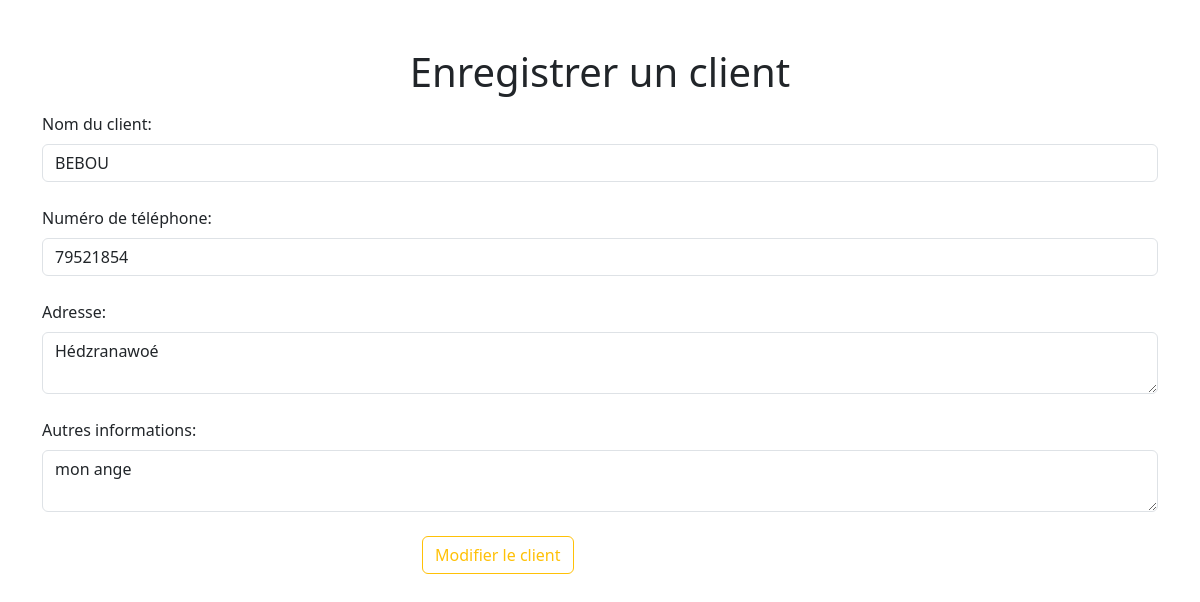
/modifier_client.php?id=1, run on the app's committed database.
### tables this page shows
CREATE TABLE IF NOT EXISTS `client` (
  `id_client` int(11) NOT NULL AUTO_INCREMENT,
  `nom_client` varchar(255) DEFAULT NULL,
  `numero_telephone` varchar(20) DEFAULT NULL,
  `adresse` text,
  `autres_informations` text,
  `visible` tinyint(1) NOT NULL DEFAULT '1',
  PRIMARY KEY (`id_client`)
);

### modifier_client.php (the view, shortened to what this page needs)
<?php
if (isset($_GET['id']) && !empty($_GET['id'])) {
    $id_client = $_GET['id'];
    $dns = 'mysql:host=localhost;dbname=db_restau';
    $utilisateur = 'root';
    $motDePasse = '';
    $options = array(
        PDO::ATTR_ERRMODE => PDO::ERRMODE_EXCEPTION,
        PDO::MYSQL_ATTR_INIT_COMMAND => "SET NAMES utf8"
      );
    try {
        $bdd = new PDO($dns, $utilisateur, $motDePasse, $options);
        $sql = "SELECT * FROM client WHERE id_client = :id";
        $stmt = $bdd->prepare($sql);
        $stmt->bindParam(':id', $id_client);
        $stmt->execute();
        $client = $stmt->fetch(PDO::FETCH_ASSOC);
?>
        <!DOCTYPE html>
        <html lang="fr">
        <head>
            <link rel="stylesheet" href="assets/css/bootstrap.min.css">
            <link rel="stylesheet" href="assets/js/bootstrap.min.js">
            <link rel="stylesheet" href="clients.css">
        </head>
        <body>
            <div class="container">
                <div class="row">
                    <div class="col-12">
                        <h1 class="text-center mt-5 mb-3">Enregistrer un client</h1>
                    </div>
                </div>
                <form action="traitement_modifier_client.php" method="POST">
                    <div>
                        <div>
                            <label for="nom_client" class="form-label">Nom du client:</label><br>
                            <input type="text" id="nom_client" name="nom_client" class="form-control" value="<?php echo $client['nom_client']; ?>" required><br>
                        </div>
                        <div>
                            <label for="numero_telephone" class="form-label">Numéro de téléphone:</label><br>
                            <input type="text" id="numero_telephone" name="numero_telephone" class="form-control" value="<?php echo $client['numero_telephone']; ?>" required><br>
                        </div>
                        <div>
                            <label for="adresse" class="form-label">Adresse:</label><br>
                            <textarea id="adresse" name="adresse" class="form-control" required><?php echo $client['adresse']; ?></textarea><br>
                        </div>
                        <div>
                            <label for="autres_informations" class="form-label">Autres informations:</label><br>
                            <textarea id="autres_informations" name="autres_informations" class="form-control"><?php echo $client['autres_informations']; ?></textarea><br>
                        </div>
                        <div class="row justify-content-center">
                            <div class="col-4">
                                <button type="submit" name="modifier_client" value="Modifier le client" class="btn btn-outline-warning custom-btn">Modifier le client</button>
                            </div>
                        </div>
                </form>
            </div>
        </body>
        </html>
<?php
    } catch (Exception $e) {
        echo "Erreur lors de la récupération des informations du client : " . $e->getMessage();
    }
} else {
    echo "Identifiant du client non spécifié.";
}
?>

### data on the page
client: nom_client "BEBOU", numero_telephone "79521854", adresse "Hédzranawoé", autres_informations "mon ange"
